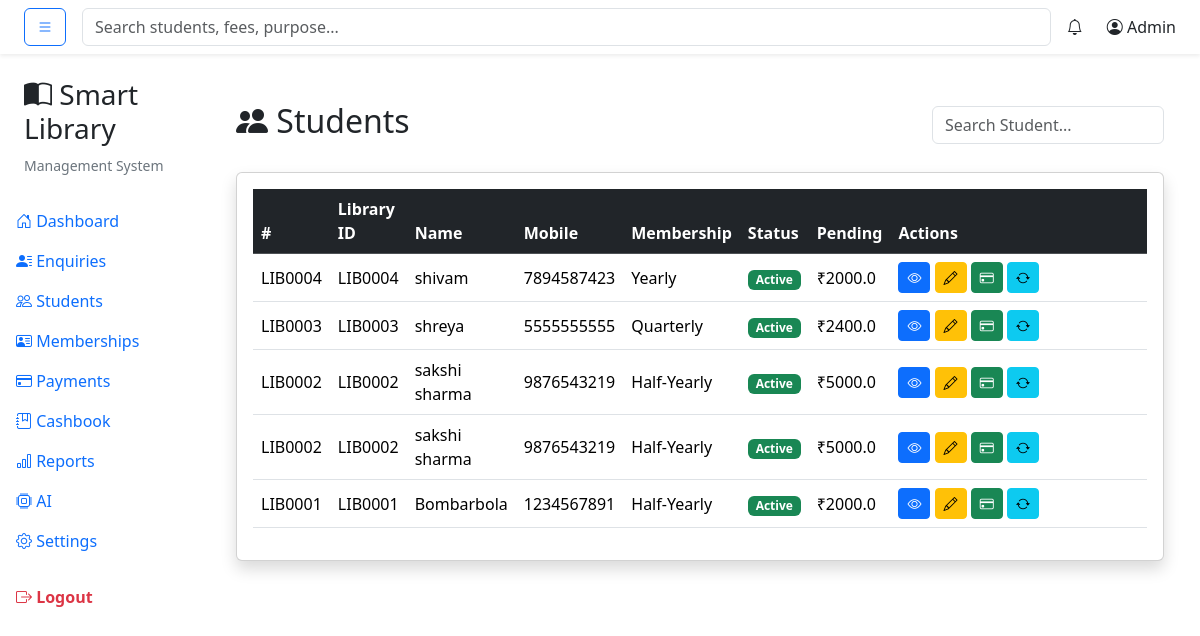
The page /students/ on the database its author committed.
### tables this page shows
CREATE TABLE memberships (
    membership_id INTEGER PRIMARY KEY AUTOINCREMENT,
    student_id INTEGER NOT NULL,
    plan_name TEXT NOT NULL,
    joining_date DATE NOT NULL,
    duration_days INTEGER ,
    end_date DATE NOT NULL,
    total_fee REAL NOT NULL,
    paid_amount REAL DEFAULT 0,
    pending_amount REAL DEFAULT 0,
    remarks TEXT,
    membership_status TEXT DEFAULT 'Active',

    created_at TIMESTAMP DEFAULT CURRENT_TIMESTAMP,

    FOREIGN KEY(student_id)
    REFERENCES students(student_id)
);

CREATE TABLE students (
    student_id INTEGER PRIMARY KEY AUTOINCREMENT,
    enquiry_id INTEGER,
    full_name TEXT NOT NULL,
    mobile TEXT NOT NULL UNIQUE,
    address TEXT,
    id_proof TEXT,
    purpose TEXT,
    shift TEXT,
    join_date DATE,
    status TEXT DEFAULT 'Active',

    created_at TIMESTAMP DEFAULT CURRENT_TIMESTAMP,

    FOREIGN KEY (enquiry_id)
    REFERENCES enquiries(enquiry_id)
);

### routes/student.py (the view)
@student_bp.route("/")
def index():
    conn = get_connection()
    cursor = conn.cursor()
    cursor.execute("""
        SELECT
            s.student_id,
            s.full_name,
            s.mobile,
            s.purpose,
            s.shift,
            s.status,

            m.plan_name,
            m.pending_amount,
            m.membership_status

        FROM students s

        LEFT JOIN memberships m
            ON s.student_id = m.student_id

        ORDER BY s.student_id DESC
    """)
    students = cursor.fetchall()
    conn.close()
    return render_template(
        "students/index.html",
        students=students
    )

### database/db.py (called while the page is built)
def get_connection():
    connection = sqlite3.connect(DATABASE_PATH)
    connection.row_factory = sqlite3.Row
    return connection

### templates/students/index.html (shortened to what this page needs)
{% extends "layouts/base.html" %}
{% block content %}
<div class="container-fluid mt-4">
    <div class="d-flex justify-content-between align-items-center mb-4">
        <h2>
            <i class="bi bi-people-fill"></i>
            Students
        </h2>
        <input
            type="text"
            id="searchStudent"
            class="form-control w-25"
            placeholder="Search Student...">
    </div>
    <div class="card shadow">
        <div class="card-body">
            <table class="table table-hover align-middle" id="studentTable">
                <thead class="table-dark">
                    <tr>
                        <th>#</th>
                        <th>Library ID</th>
                        <th>Name</th>
                        <th>Mobile</th>
                        <th>Membership</th>
                        <th>Status</th>
                        <th>Pending</th>
                        <th width="260">
                            Actions
                        </th>
                    </tr>
                </thead>
                <tbody>
                {% for student in students %}
                <tr>
                    <td> LIB{{ "%04d"|format(student.student_id) }}</td>
                    <td>
                        LIB{{ "%04d"|format(student.student_id) }}
                    </td>
                    <td>{{ student.full_name }}</td>
                    <td>{{ student.mobile }}</td>
                    <td>
                        {{ student.plan_name or "-" }}
                    </td>
                    <td>
                        {% if student.membership_status == "Active" %}
                        <span class="badge bg-success">
                            Active
                        </span>
                        {% else %}
                        <span class="badge bg-danger">
                            Expired
                        </span>
                        {% endif %}
                    </td>
                    <td>
                        ₹{{ student.pending_amount or 0 }}
                    </td>
                    <td>
                        <a
                            href="{{ url_for('student.view', student_id=student.student_id) }}"
                            class="btn btn-sm btn-primary">
                            <i class="bi bi-eye"></i>
                        </a>
                        <a
                            href="#"
                            class="btn btn-sm btn-warning">
                            <i class="bi bi-pencil"></i>
                        </a>
                        <a
                            href="#"
                            class="btn btn-sm btn-success">
                            <i class="bi bi-credit-card"></i>
                        </a>
                        <a
                            href="#"
                            class="btn btn-sm btn-info">
                            <i class="bi bi-arrow-repeat"></i>
                        </a>
                    </td>
                </tr>
                {% endfor %}
                </tbody>
            </table>
        </div>
    </div>
</div>
{% endblock %}

### rows shown on the page
memberships: full_name "shivam", mobile "7894587423", plan_name "Yearly", membership_status "Active", pending_amount "2000.0"
students: student_id "0004"
memberships: full_name "shreya", mobile "5555555555", plan_name "Quarterly", membership_status "Active", pending_amount "2400.0"
students: student_id "0003"
memberships: full_name "sakshi sharma", mobile "9876543219", plan_name "Half-Yearly", membership_status "Active", pending_amount "5000.0"
students: student_id "0002"
memberships: full_name "sakshi sharma", mobile "9876543219", plan_name "Half-Yearly", membership_status "Active", pending_amount "5000.0"
memberships: full_name "Bombarbola", mobile "1234567891", plan_name "Half-Yearly", membership_status "Active", pending_amount "2000.0"
students: student_id "0001"
